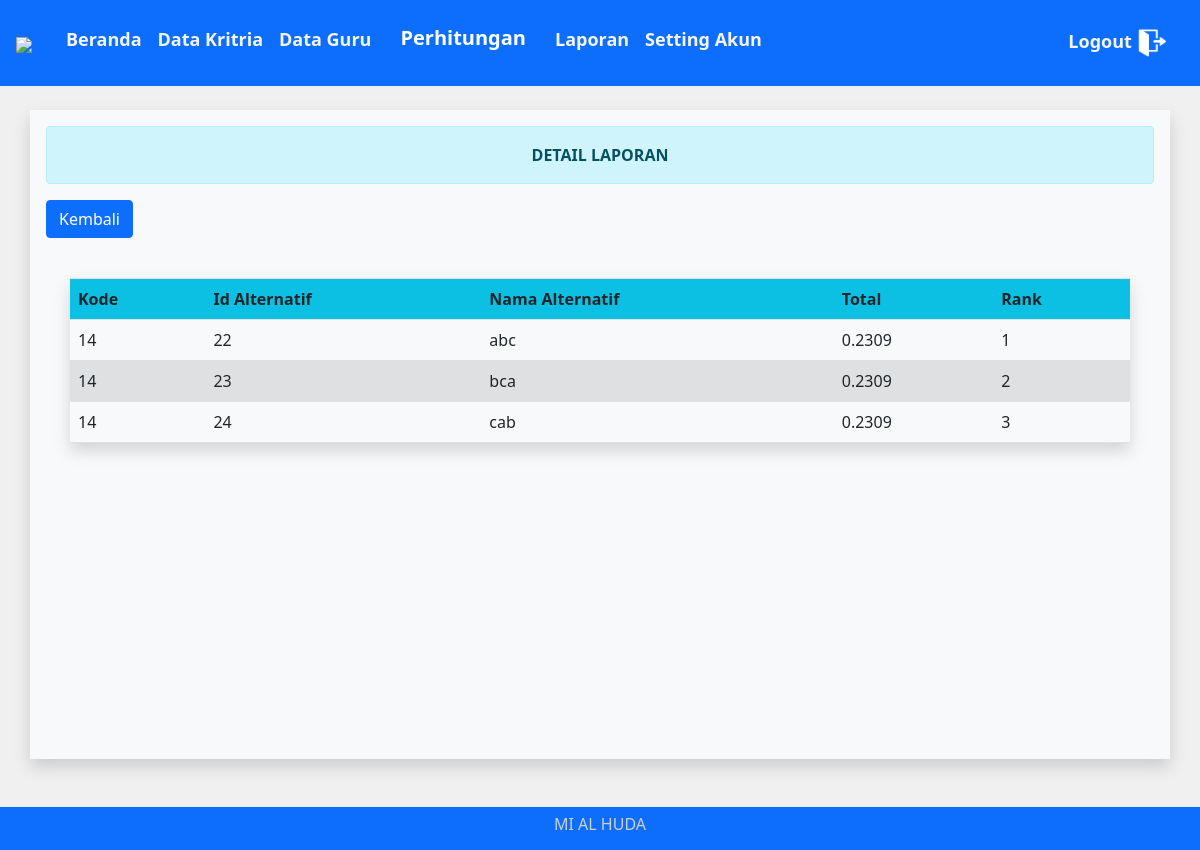
Page /admin/detail_laporan.php?kode=14 (signed in) on the committed database.
### tables this page shows
CREATE TABLE `hasil_akhir` (
  `id_hasil_akhir` int(11) NOT NULL,
  `id_laporan` int(11) NOT NULL,
  `id_alternatif` int(11) NOT NULL,
  `total` float NOT NULL
);

CREATE TABLE `alternatif` (
  `id_alternatif` int(11) NOT NULL,
  `nama` varchar(255) NOT NULL
);

### functions.php (called while the page is built, shortened)
<?php
$con = mysqli_connect("localhost", "root", "", "db_moora_improve");
function query($query)
{
	global $con;
	$data = mysqli_query($con, $query);
	$rows = [];
	while ($row = mysqli_fetch_assoc($data)) {
		$rows[] = $row;
	}
	return $rows;
}
function get_alternatif_by_id($id_alternatif)
{
	global $con;
	$data = mysqli_query($con, "SELECT nama FROM alternatif WHERE id_alternatif = '$id_alternatif' ");
	$row = mysqli_fetch_assoc($data);
	return $row['nama'];
}

### admin/detail_laporan.php (the view, shortened to what this page needs)
<?php
require '../functions.php';
$kode = $_GET['kode'];
$data = query("SELECT * FROM hasil_akhir  WHERE id_laporan = '$kode' ORDER BY total DESC");
$kriterias = [];
foreach ($data as $row) {
  $kriterias[] = get_alternatif_by_id($row['id_alternatif']);
}
?>
<!doctype html>
<html lang="en">
<head>
  <link rel="stylesheet" type="text/css" href="../bootstrap/css/bootstrap.min.css">
  <link href="https://cdn.jsdelivr.net/npm/bootstrap@5.1.3/dist/css/bootstrap.min.css" rel="stylesheet">
</head>
<body bgcolor="f0f0f0">
  <?php require("navigasi.php") ?>
  <br>
  <div class="container bg-light shadow p-3 mb-5">
    <div class="alert alert-info">
      <center><b>DETAIL LAPORAN</b></center>
    </div>
    <a href="laporan.php" class="btn btn-primary mb-3">Kembali</a>
    <div class="table-responsive p-4">
      <table class="table table-striped shadow">
        <tr class="bg-info">
          <th>Kode</th>
          <th>Id Alternatif</th>
          <th>Nama Alternatif</th>
          <th>Total</th>
          <th>Rank</th>
        </tr>
        <?php $i = 1; ?>
        <?php foreach ($data as $detail_data) { ?>
          <tr>
            <td><?= $detail_data['id_laporan']; ?></td>
            <td><?= $detail_data['id_alternatif']; ?></td>
            <td><?= get_alternatif_by_id($detail_data['id_alternatif']) ?></td>
            <td><?= $detail_data['total']; ?></td>
            <td><?= $i++ ?></td>
          </tr>
        <?php } ?>
      </table>
    </div>
  </div>
  <div class="col-md-12 bg-primary">
    <div class="copyright">
      <h6>MI AL HUDA</h6>
    </div>
  </div>
</body>
</html>

### admin/detail_laporan.php (style rules this page uses)
body { background-color: #f0f0f0; }
.container { min-height: calc(100vh - 211px - -60px); }
.col-md-12 { padding: 8px; }
.copyright { text-align: center; color: #CDD0D4 }

### rows in the picture
hasil_akhir: id_laporan "14", id_alternatif "22", id_alternatif.nama "abc", total "0.2309"
hasil_akhir: id_laporan "14", id_alternatif "23", id_alternatif.nama "bca", total "0.2309"
hasil_akhir: id_laporan "14", id_alternatif "24", id_alternatif.nama "cab", total "0.2309"
